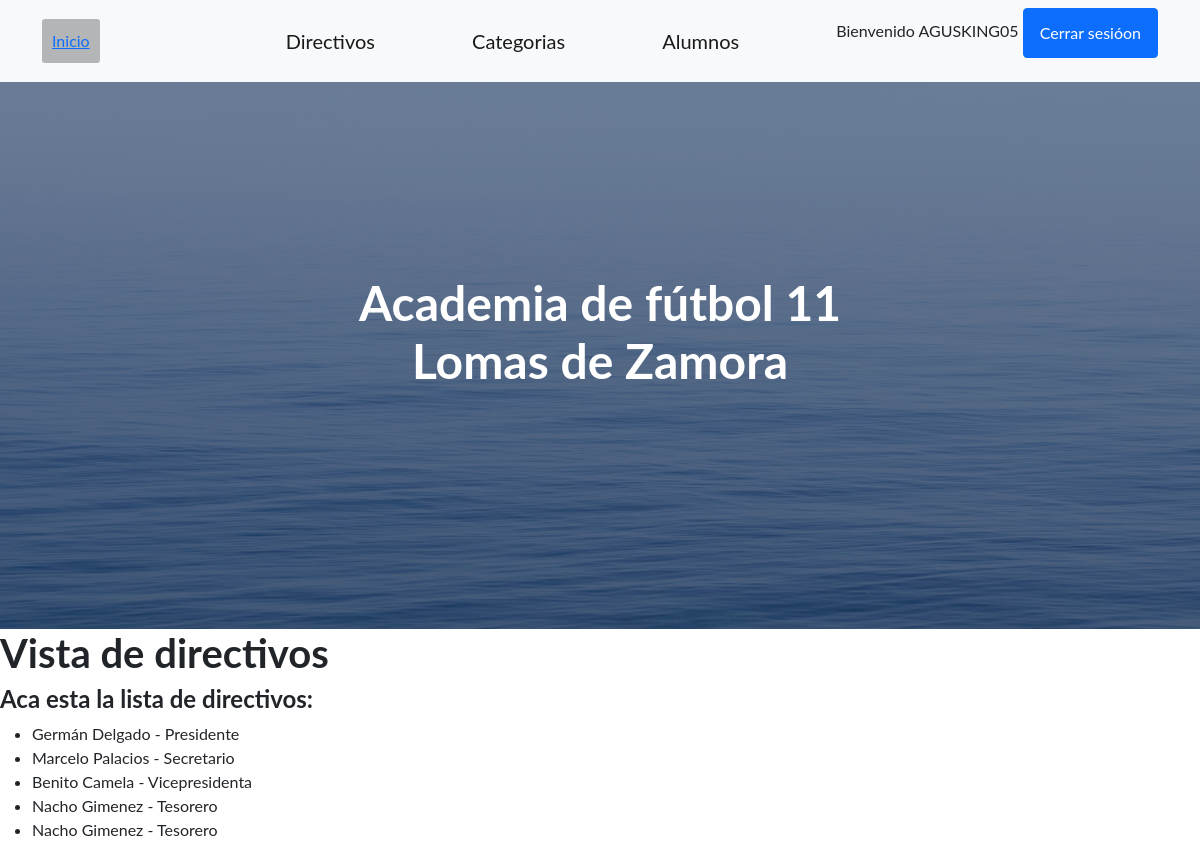
/academiadefutbol/directivos/ (signed in), run on the app's committed database.
### home/models.py (models this page shows, shortened)
class Directivo(models.Model):
    nombre= models.CharField(max_length= 24)
    apellido= models.CharField(max_length= 24)
    cargo= models.CharField(max_length= 24)

### home/views.py (the view)
# urls.py: path('directivos/', directivos, name="Directivos"),
@login_required(login_url="/academiadefutbol/login")
def directivos(request):
   lista= Directivo.objects.all
   return render(request, "directivos.html", {"lista_directivos": lista})

### home/templates/directivos.html
{% extends 'profes.html' %}
{% load static %}
{% block contenidoQueCambia %}
<h1>Vista de directivos</h1>
<h4>Aca esta la lista de directivos:</h4>
<ul>
    {% for directivo in lista_directivos %}
        <li>{{directivo.nombre}} {{directivo.apellido}} - {{directivo.cargo}}</li>
    {% endfor %}
</ul>
{% endblock contenidoQueCambia %}

### home/templates/profes.html (shortened to what this page needs)
<!DOCTYPE html>
<html lang="en">
    <head>
        {% load static %}
        <link href="https://cdn.jsdelivr.net/npm/bootstrap-icons@1.5.0/font/bootstrap-icons.css" rel="stylesheet" type="text/css" />
        <link href="{% static 'css/styles.css' %}" rel="stylesheet" />
        <link href="{% static 'css/mis_estilos.css' %}" rel="stylesheet" />
    </head>
    <body>
        <nav class="navbar navbar-light bg-light static-top">
            <div class="container">
                <a class="navbar-brand1" href="{% url 'Inicio' %}">Inicio</a>
                <a class="navbar-brand" href="{% url 'Directivos' %}">Directivos</a>
                <a class="navbar-brand" href="{% url 'Categorias' %}">Categorias</a>
                <a class="navbar-brand" href="{% url 'Alumnos' %}">Alumnos</a>
                {% if user.is_authenticated %}
                    <p>Bienvenido {{user.username}}
                    <a class="btn btn-primary" href="{% url 'CerrarSesion' %}">Cerrar sesióon</a>
                {% else %}
                    <a class="btn btn-primary" href="{% url 'Login' %}">Iniciar sesión</a>
                {% endif %}
            </div>
        </nav>
        <header class="masthead">
            <div class="container position-relative">
                <div class="row justify-content-center">
                    <div class="col-xl-6">
                        <div class="text-center text-white">
                            <h1 class="mb-5">Academia de fútbol 11 Lomas de Zamora</h1>
                        </div>
                    </div>
                </div>
            </div>
        </header>
        {% block contenidoQueCambia %}
        {% endblock contenidoQueCambia %}
    </body>
</html>

### home/static/css/mis_estilos.css (style rules this page uses)
.navbar-brand1 { margin-right: 105px; background-color: rgba(88, 88, 88, 0.425); padding: 10px; border-radius: 3px; }

### data on the page
Directivo: nombre "Germán", apellido "Delgado", cargo "Presidente"
Directivo: nombre "Marcelo", apellido "Palacios", cargo "Secretario"
Directivo: nombre "Benito", apellido "Camela", cargo "Vicepresidenta"
Directivo: nombre "Nacho", apellido "Gimenez", cargo "Tesorero"
Directivo: nombre "Nacho", apellido "Gimenez", cargo "Tesorero"

### other printed values
{{ user.username }} "AGUSKING05"
